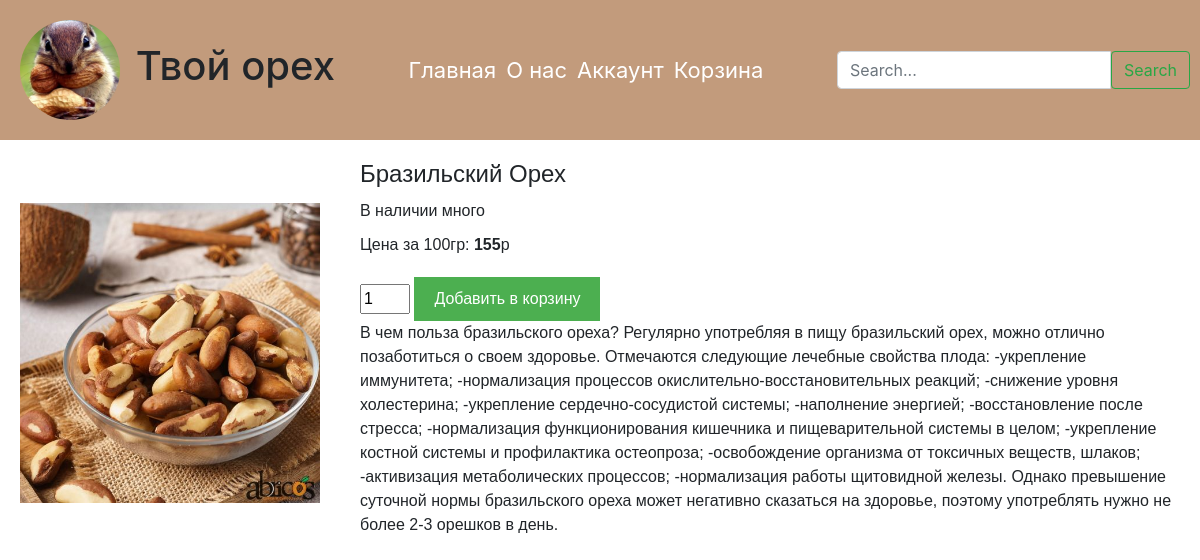
Screenshot of /product/2/ with the database file from the repository.
### main/models.py (models this page shows, shortened)
class Product(models.Model):
    product_id = models.IntegerField(primary_key=True)
    product_name = models.TextField()
    product_bio = models.TextField()
    price = models.IntegerField()
    image = models.ImageField(upload_to='images/', blank=True)
    description = models.TextField(default='')
    class Meta:
        verbose_name = "Продукт"
        verbose_name_plural = "Продукты"

### main/views.py (the view)
# urls.py: path('product/<int:pk>/', ProductDetailView.as_view(), name='product_detail'),
class ProductDetailView(DetailView):
    model = Product
    template_name = 'products.html'
    context_object_name = 'product'
    def get_queryset(self):
        queryset = super().get_queryset()
        return queryset

### main/templates/products.html (shortened to what this page needs)
{% extends 'base.html' %}
  {% block content %}
  <div class="product-detail">
    <div class="product-image">
      <img src="{{ product.image.url }}" alt="{{ product.product_name }}">
    </div>
    <div class="product-info">
      <h3>{{ product.product_name }}</h3>
      <p>{{ product.product_bio }}</p>
      <p>Цена за 100гр: <span id="product-price" data-price="{{ product.price }}">{{ product.price }}</span>р</p>
      <div class="product-actions">
        <input type="number" name="quantity" id="quantity" value="1" min="1" onchange="updatePrice('{{ product.id }}', {{ product.price }})">
        <button class="add-to-cart">Добавить в корзину</button>
      </div>
      <p>{{ product.description }}</p>
    </div>
  </div>
  {% endblock %}

### main/static/styles.css (style rules this page uses)
.product-detail { display: flex; }
.product-image { flex: 0 0 300px; }
.product-info { flex: 1; padding-left: 20px; }
.product-actions { margin-top: 10px; }
.add-to-cart { margin-top: 10px; }
.product-detail { display: flex; justify-content: center; align-items: center; padding: 20px; }
.product-image { margin-right: 20px; }
.product-image img { max-width: 300px; height: auto; }
.product-info { font-family: Arial, sans-serif; }
.product-info h3 { font-size: 24px; margin-bottom: 10px; }
.product-info p { margin-bottom: 10px; }
.add-to-cart { background-color: #4CAF50; color: white; border: none; padding: 10px 20px; text-align: center; text-decoration: none; display: inline-block; font-size: 16px; cursor: pointer; }
#quantity { width: 50px; }
#product-price { font-weight: bold; }

### rows the page displays
Product: image (picture), product_name "Бразильский Орех", product_bio "В наличии много", price "155", description "В чем польза бразильского ореха? Регулярно употребляя в пищу бразильский орех, можно отлично позаботиться о своем здоровье. Отмечаются следующие лечебные свойства плода: -укрепление иммунитета; -нормализация процессов окислительно-восстановительных реакций; -снижение уровня холестерина; -укрепление сердечно-сосудистой системы; -наполнение энергией; -восстановление после стресса; -нормализация функционирования кишечника и пищеварительной системы в целом; -укрепление костной системы и профилактика остеопроза; -освобождение организма от токсичных веществ, шлаков; -активизация метаболических процессов; -нормализация работы щитовидной железы. Однако превышение суточной нормы бразильского ореха…"
